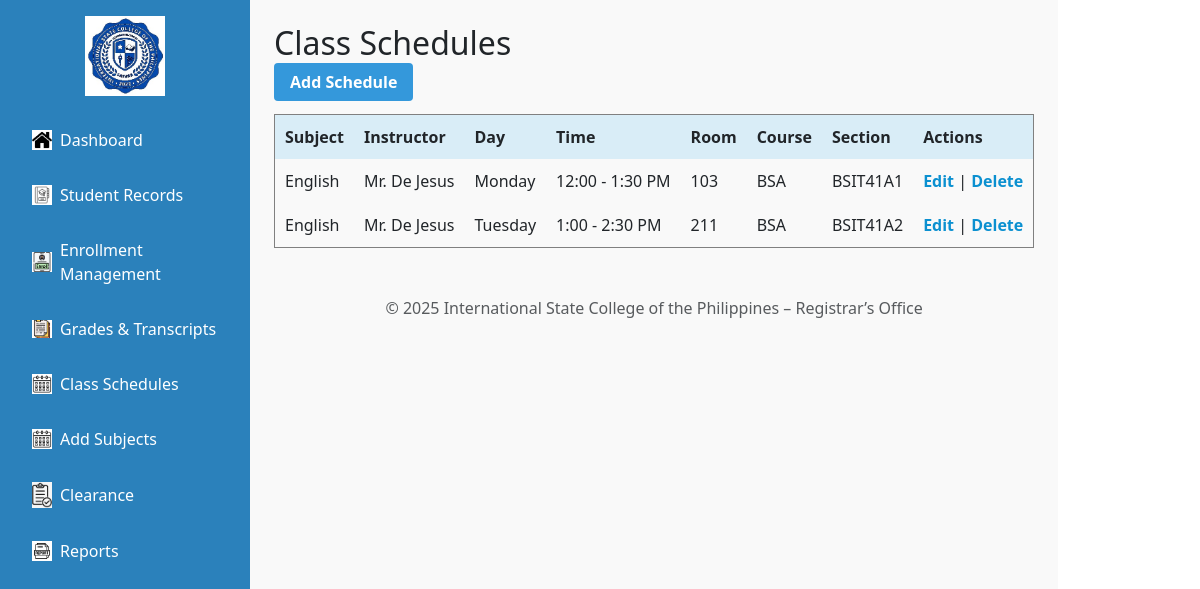
The page /Registrar/registrar.php?page=class_schedules on the database as committed earlier.
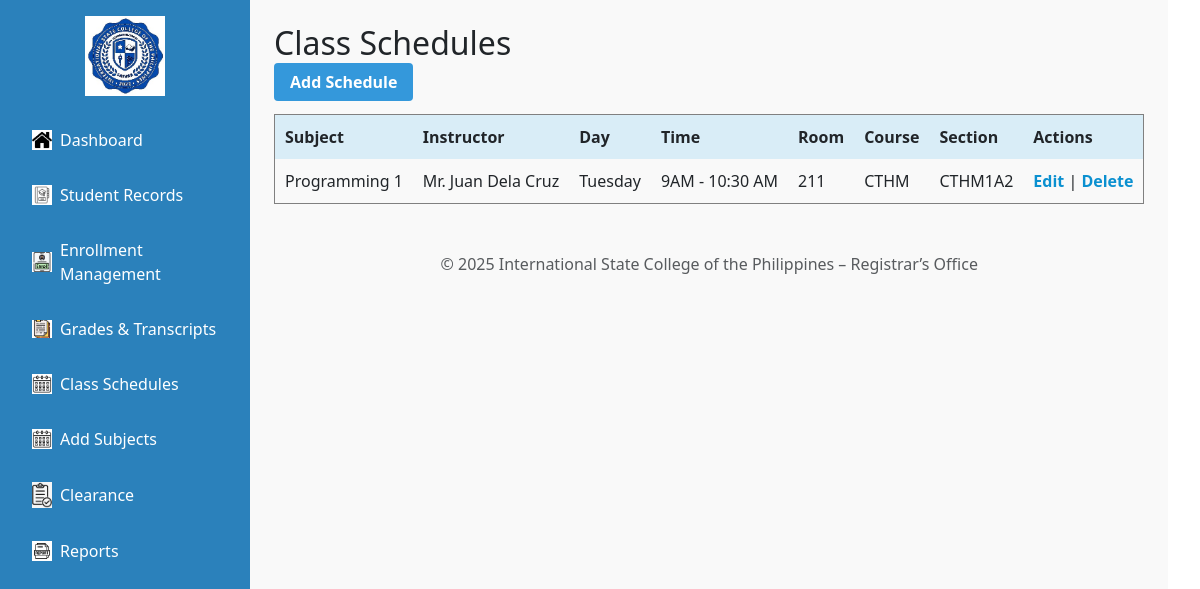
The same page on the database as committed later.
### tables this page shows
CREATE TABLE `class_schedules` (
  `id` int(11) NOT NULL,
  `subject` varchar(100) DEFAULT NULL,
  `instructor` varchar(100) DEFAULT NULL,
  `day` varchar(20) DEFAULT NULL,
  `time` varchar(100) DEFAULT NULL,
  `room` varchar(50) DEFAULT NULL,
  `course` varchar(100) NOT NULL,
  `section` varchar(100) NOT NULL
);

### Registrar/pages/class_schedules.php (the view, shortened to what this page needs)
<?php
$conn = new mysqli("localhost", "root", "", "iscpdb");
$schedules = $conn->query("SELECT * FROM class_schedules ORDER BY day, time ASC");
?>
<h2>Class Schedules</h2>
<a href="registrar.php?page=add_schedule" style="padding: 8px 16px; background: #3498db; color: white; text-decoration: none; border-radius: 4px;">Add Schedule</a>
<table border="1" cellpadding="10" cellspacing="0" style="width: 100%; margin-top: 20px; border-collapse: collapse;">
    <thead style="background-color: #d9edf7;">
        <tr>
            <th>Subject</th>
            <th>Instructor</th>
            <th>Day</th>
            <th>Time</th>
            <th>Room</th>
            <th>Course</th>
            <th>Section</th>
            <th>Actions</th>
        </tr>
    </thead>
    <tbody>
        <?php if ($schedules->num_rows > 0): ?>
            <?php while ($row = $schedules->fetch_assoc()): ?>
                <tr>
                    <td><?= htmlspecialchars($row['subject']) ?></td>
                    <td><?= htmlspecialchars($row['instructor']) ?></td>
                    <td><?= htmlspecialchars($row['day']) ?></td>
                    <td><?= htmlspecialchars($row['time']) ?></td>
                    <td><?= htmlspecialchars($row['room']) ?></td>
                    <td><?= htmlspecialchars($row['course']) ?></td>
                    <td><?= htmlspecialchars($row['section']) ?></td>
                    <td>
                        <a href="registrar.php?page=edit_schedule&id=<?= $row['id'] ?>">Edit</a> |
                        <a href="registrar.php?page=delete_schedule&id=<?= $row['id'] ?>" onclick="return confirm('Are you sure you want to delete this schedule?')">Delete</a>
                    </td>
                </tr>
            <?php endwhile; ?>
        <?php else: ?>
            <tr><td colspan="8">No schedules found.</td></tr>
        <?php endif; ?>
    </tbody>
</table>

Rows that differ between the two databases and show on the page:
removed class_schedules: subject "English", instructor "Mr. De Jesus", day "Tuesday", time "1:00 - 2:30 PM", room "211", course "BSA", section "BSIT41A2"
changed class_schedules: subject "English" → "Programming 1"; instructor "Mr. De Jesus" → "Mr. Juan Dela Cruz"; day "Monday" → "Tuesday"; time "12:00 - 1:30 PM" → "9AM - 10:30 AM"; room "103" → "211"; course "BSA" → "CTHM"; section "BSIT41A1" → "CTHM1A2"
